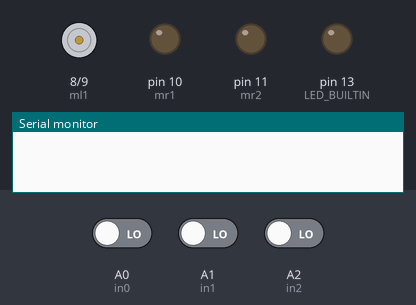
This sketch was run on a simulated Arduino Uno, built with avr-gcc and run on an emulated ATmega328P. On the bench: motor-driver pin pairs drawn as motors (green arrow = first pin HIGH = forward, orange = second pin HIGH = backward, longer = more drive), output pins drawn as LEDs (lit = HIGH), the last lines printed to the serial monitor. Inputs (shaded band) come from the test bench; at power-on: A0 (in0) LOW, A1 (in1) LOW, A2 (in2) LOW.

Above: at 0.1 s.
At 3.1 s:
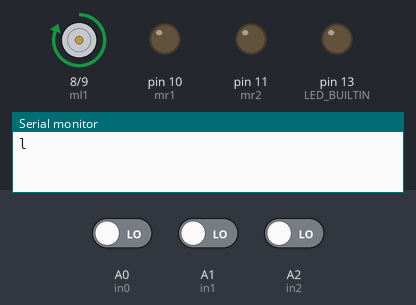
Timing chart, 0 to 4.6 s (numbered marks = the images above):
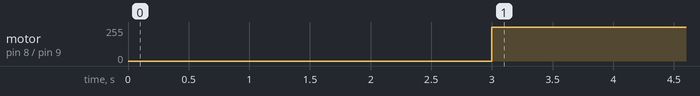

The sketch:

FS-CT6B_V0.2.ino
```cpp
//UPDATE
//conditioned changed from if to else if
//speed controlled pins are reduced from EN to MOTOR PINS.
int in0 = A0, in1 = A1, in2 = A2, in0v, in1v, in2v, ml1 = 8, ml2 = 9, mr1 = 10, mr2 = 11;
char s;
void setup() {
  // put your setup code here, to run once:
  //INPUT FROM RECEIVER
  pinMode(in0, INPUT);
  pinMode(in1, INPUT);
  pinMode(in2, INPUT);
  //MOTOR
  pinMode(ml1, OUTPUT);
  pinMode(ml2, OUTPUT);  // motor speed
  pinMode(mr1, OUTPUT);
  pinMode(mr2, OUTPUT);  // motor speed
  //LED
  pinMode(LED_BUILTIN, OUTPUT);
  digitalWrite(LED_BUILTIN, LOW);
  //SERIAL COMMUNICATION STARTS
  Serial.begin(9600);
}

void loop() {
  // put your main code here, to run repeatedly:
  in0v = map(pulseIn(in0, HIGH), 1100, 1800, 0, 255);  //left,right
  in1v = map(pulseIn(in1, HIGH), 1100, 1800, 0, 255);  //backward,forward
  in2v = map(pulseIn(in2, HIGH), 1100, 1800, 0, 255);  //speed
  if (in2v <= 20) //throttle thershold value 20
  {
    in2v = 0;
  }
  if (in0v < 110)
  {
    s = 'l';
  }
  else if (in0v > 200)
  {
    s = 'r';
  }
  else if (in1v < 110) //  if -> else if
  {
    s = 'b';
  }
  else if (in1v > 140)
  {
    s = 'f';
  }
  switch (s)
  {
    case 'f':
      digitalWrite(ml1, 1);
      analogWrite(ml2, in2v);
      digitalWrite(mr1, 1);
      analogWrite(mr2, in2v);
      break;
    case 'b':
      digitalWrite(ml1, 0);
      analogWrite(ml2, in2v);
      digitalWrite(mr1, 0);
      analogWrite(mr2, in2v);
      break;
    case 'l':
      digitalWrite(ml1, 1);
      analogWrite(ml2, in2v);
      digitalWrite(mr1, 0);
      analogWrite(mr2, in2v);
      break;
    case 'r':
      digitalWrite(ml1, 0);
      analogWrite(ml2, in2v);
      digitalWrite(mr1, 1);
      analogWrite(mr2, in2v);
      break;
    default:
      digitalWrite(ml1, 0);
      digitalWrite(ml2, 0);
      digitalWrite(mr1, 0);
      digitalWrite(mr2, 0);
      break;
  }
  Serial.println(s);
  s = 0;
}
```

Measured:
- by itself, motor on pin 8 (ml1) / pin 9 (ml2): stopped → forward 255/255 at 3.0 s
